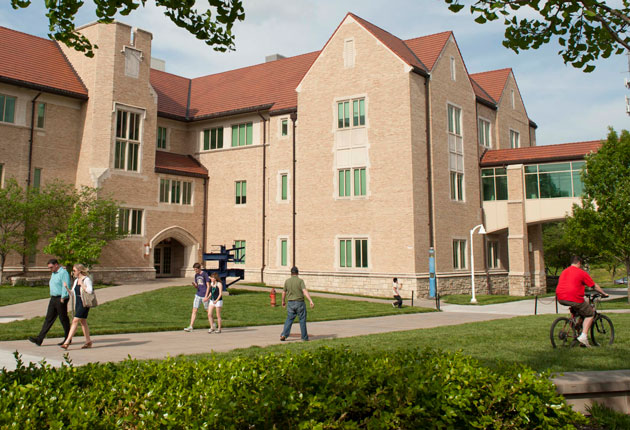
%> input picture hw2-log-keypoints/flarsheim-1.jpg, 630 x 430 px
$ octave hw2_q2_extrema.m   (GNU Octave 9; MATLAB toolbox functions it lacks are replaced by stand-ins)
%> lines starting %> are read from the running program, lines starting %| are printed output that depends on the picture
%> further down, im is the input picture: size 430x630x3 uint8; mean R, G, B 137.4, 127.2, 95.5
### hw2-log-keypoints/getLoGPyramid.m
function [log_pyramid] = getLoGPyramid(im, scales)
%> called with scales = [1.2 1.52 1.92 2.43 3.07 3.89 4.92]
%getLoGPyramid - Scale-normalized Laplacian of Gaussian pyramid
%   log_pyramid = getLoGPyramid(im, scales) filters the image im with a
%   Laplacian of Gaussian at each of the N standard deviations in scales
%   and returns the responses as an H-by-W-by-N array, where page k is the
%   response at scales(k). All pages keep the size of the input, so this
%   is a stack over scale and not a subsampled pyramid.
%
%   Each page is multiplied by scales(k)^2. The raw LoG response falls off
%   as 1/sigma^2, so without this factor the smallest scale would always
%   win and responses could not be compared across pages.
%
%   The response is signed. It is negative at the center of a bright blob
%   and positive at the center of a dark one. Take abs to get the strength
%   of the response regardless of polarity.
%
%   im can be RGB or grayscale of any numeric class. It is converted to
%   grayscale and to double on the 0 to 255 range, so a response has the
%   same units as an 8-bit intensity difference.
%
%   Example: Pyramid of the seven scales in the assignment
%       im = imread("flarsheim-1.jpg");
%       scales = [1.200 1.518 1.920 2.429 3.072 3.886 4.915];
%       P = getLoGPyramid(im, scales);
%       imagesc(abs(P(:,:,3))); axis image; colormap gray
%
%   See also fspecial, imfilter, getScaleResponseExtrema, getLoGKeyPoints

%   Homework 2, Q1 - LoG pyramid.

arguments
    im {mustBeNumeric, mustBeNonempty}
    scales (1,:) double {mustBePositive}
end

gray = 255 * im2double(im2gray(im));
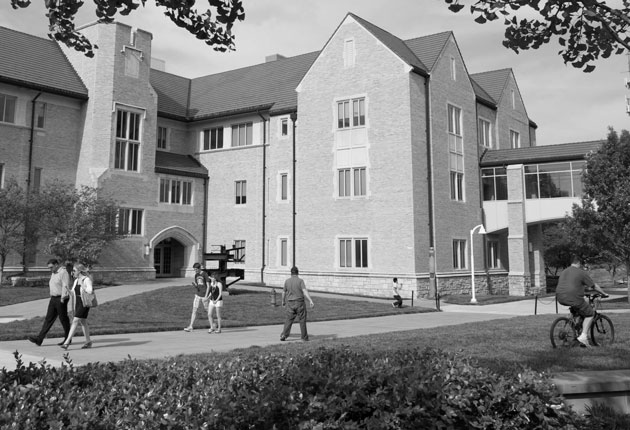
%> gray: size 430x630 double; min 0, max 255, mean 126.7

[H, W] = size(gray);
%> H = 430; W = 630
N = numel(scales);
log_pyramid = zeros(H, W, N);
for k = 1:N
    sigma = scales(k);
    % The kernel reaches 4 sigma each side. At that radius the LoG has
    % decayed to under 0.5% of its peak, so truncation does not matter.
    halfWidth = ceil(4*sigma);
    kernel = fspecial("log", 2*halfWidth + 1, sigma);
    response = imfilter(gray, kernel, "replicate", "conv");
    log_pyramid(:, :, k) = sigma^2 * response;
end
%> this loop made 7 passes
%> pass 1, in getLoGPyramid, `response = imfilter(gray, kernel, "replicate", "conv");`:
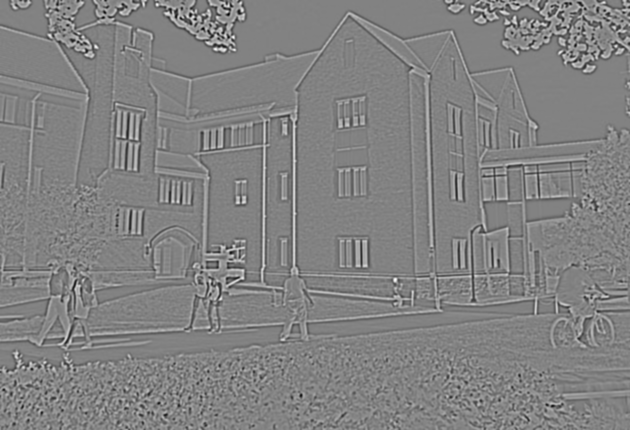
%> response: size 430x630 double; min -72.19, max 68.99, mean 0; drawn with min black and max white
%> pass 3, in getLoGPyramid, `response = imfilter(gray, kernel, "replicate", "conv");`:
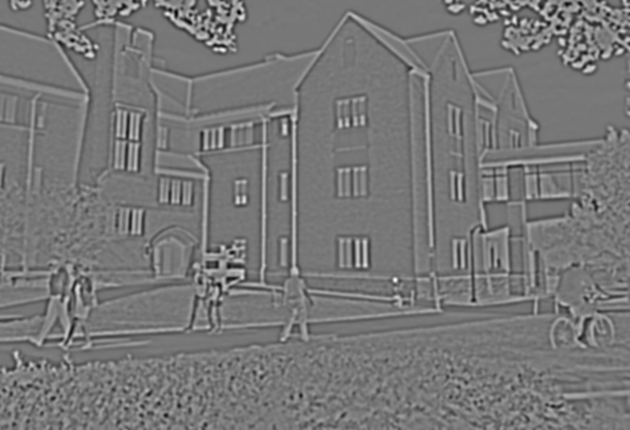
%> response: size 430x630 double; min -26.51, max 29.89, mean 0; drawn with min black and max white
end

### hw2-log-keypoints/getLoGKeyPoints.m
function [x, y, scale, strength] = getLoGKeyPoints(im, log_peak_thres, opts)
%getLoGKeyPoints - Key points at scale space extrema of a LoG pyramid
%   [x, y, scale] = getLoGKeyPoints(im, log_peak_thres) detects key points
%   in the image im as extrema of the scale-normalized LoG response over
%   both position and scale. x and y are the column and row of each key
%   point in pixels, and scale is the standard deviation at which its
%   response peaks. The outputs are M-by-1 and sorted from the strongest
%   key point to the weakest.
%
%   A pixel becomes a key point when it passes three tests:
%
%     1. Strength. The magnitude of its LoG response, taken at whichever
%        scale is largest for that pixel, is at least log_peak_thres.
%     2. Position. That magnitude is larger than its 26 neighbors in the
%        3-by-3-by-3 block spanning the pixels around it on the same
%        pyramid level and on the levels directly above and below.
%     3. Scale. A cubic fitted to its responses across all scales has a
%        maximum strictly inside the scale range, the fitted peak is also
%        at least log_peak_thres, and the fitted scale is no further than
%        one pyramid level from the level tested in 2. See
%        getScaleResponseExtrema.
%
%   log_peak_thres is in gray levels on the 0 to 255 range.
%
%   [x, y, scale, strength] = getLoGKeyPoints(...) also returns the fitted
%   peak response of each key point.
%
%   [...] = getLoGKeyPoints(..., Scales=S) also specifies the scales of
%   the pyramid. The default is the seven scales given in the assignment,
%   [1.200 1.518 1.920 2.429 3.072 3.886 4.915].
%
%   Example: Detect and plot key points
%       im = imread("flarsheim-1.jpg");
%       [x, y, scale] = getLoGKeyPoints(im, 16);
%       imshow(im); hold on; plot(x, y, "r+")
%
%   See also getLoGPyramid, getScaleResponseExtrema, imregionalmax,
%   detectSIFTFeatures

%   Homework 2, Q3 - image level LoG key points.

arguments
    im {mustBeNumeric, mustBeNonempty}
    log_peak_thres (1,1) double {mustBeNonnegative}
    opts.Scales (1,:) double {mustBePositive} = ...
        [1.200 1.518 1.920 2.429 3.072 3.886 4.915]
end

scales = opts.Scales;
N = numel(scales);

% Blobs of either polarity count, so work with the magnitude.
P = abs(getLoGPyramid(im, scales));
[H, W, ~] = size(P);

% Tests 1 and 2: strong enough, and larger than all 26 neighbors in the
% 3-by-3-by-3 block around it. Only the level where the pixel responds
% most is tested, so a pixel can produce at most one key point.
[peakOverScale, level] = max(P, [], 3);
isBlockMax = imregionalmax(P, 26);
[rowGrid, colGrid] = ndgrid(1:H, 1:W);
isCandidate = isBlockMax(sub2ind([H W N], rowGrid, colGrid, level));
isCandidate = isCandidate & (peakOverScale >= log_peak_thres);

% The filter has no real support at the border, so drop a 1 pixel frame.
isCandidate([1 end], :) = false;
isCandidate(:, [1 end]) = false;

[row, col] = find(isCandidate);
candidateLevel = level(isCandidate);
nCandidate = numel(row);

% Test 3: an extremum over scale, located by the cubic fit.
scale = nan(nCandidate, 1);
strength = nan(nCandidate, 1);
for i = 1:nCandidate
    response = reshape(P(row(i), col(i), :), 1, N);
    [scale(i), strength(i)] = getScaleResponseExtrema(scales, response);
end

% The fit refines the sampled maximum, so it has to agree with it. A
% response with two bumps can put the cubic's peak several levels away
% from the level whose neighborhood was tested, and that is not the same
% extremum.
lowerScale = scales(max(candidateLevel - 1, 1))';
upperScale = scales(min(candidateLevel + 1, N))';
isNearLevel = (scale >= lowerScale) & (scale <= upperScale);

isKeyPoint = isNearLevel & (strength >= log_peak_thres);
[strength, order] = sort(strength(isKeyPoint), "descend");

x = col(isKeyPoint);
y = row(isKeyPoint);
scale = scale(isKeyPoint);
x = x(order);
y = y(order);
scale = scale(order);
end

### hw2-log-keypoints/hw2_config.m
function cfg = hw2_config()
%hw2_config - Shared settings for the Homework 2 scripts
%   cfg = hw2_config() returns a structure with the settings every
%   Homework 2 script uses, so that the figures, the saved results and the
%   checks all describe the same experiment. The fields are:
%
%     scales       - the seven LoG standard deviations in the assignment
%     images       - full paths of the test images, as a string column
%     logPeakThres - LoG peak threshold in gray levels on 0 to 255
%     thresSweep   - thresholds used for the count versus threshold table
%     budgets      - key point budgets for the equal-count comparison
%     matchRadius  - distance in pixels within which two key points from
%                    different detectors are called the same point
%     edgeRatio    - principal curvature ratio of the SIFT edge test
%     resultsDir   - folder the figures and numbers are written to
%
%   Example: Show the scale step between pyramid levels
%       cfg = hw2_config();
%       disp(cfg.scales(2:end) ./ cfg.scales(1:end-1))
%
%   See also getLoGPyramid, getLoGKeyPoints, hw2_q3_keypoints

%   Homework 2 - shared experiment definition.

here = fileparts(mfilename("fullpath"));

cfg = struct();
cfg.scales = [1.200 1.518 1.920 2.429 3.072 3.886 4.915];
cfg.images = fullfile(here, ["flarsheim-1.jpg"; "sift-1.jpg"; "sift-3.png"]);
cfg.logPeakThres = 16;
cfg.thresSweep = [8 16 24 32 40 50 60];
cfg.budgets = [100 300 1000];
cfg.matchRadius = 3;
cfg.edgeRatio = 10;
cfg.resultsDir = fullfile(here, "results");
end

### hw2-log-keypoints/hw2_q2_extrema.m
%hw2_q2_extrema - Show the cubic fit that locates a scale extremum
%   Takes four pixels of flarsheim-1.jpg, two that are key points and two
%   that are rejected, and plots their LoG response across scale with the
%   fitted cubic, its gradient, and the extremum that
%   getScaleResponseExtrema returns. Then measures how well a cubic
%   describes the response over every candidate pixel in the image.
%
%   See also getScaleResponseExtrema, getLoGPyramid, hw2_q3_keypoints

%   Homework 2, Q2 - figures.

clear; clc;
cfg = hw2_config();
scales = cfg.scales;
N = numel(scales);

im = imread(cfg.images(1));
P = abs(getLoGPyramid(im, scales));
[H, W, ~] = size(P);
%> H = 430; W = 630
[peakOverScale, level] = max(P, [], 3);
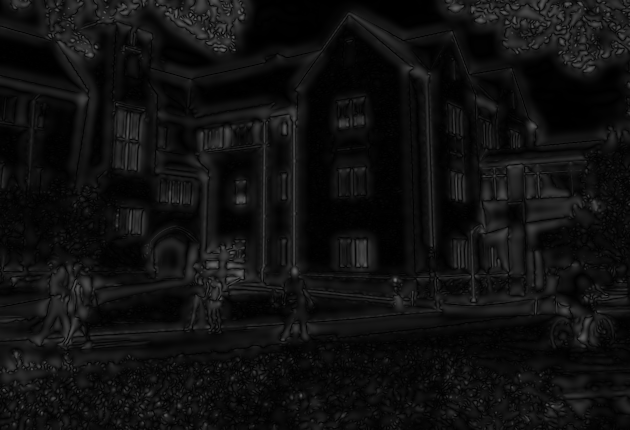
%> peakOverScale: size 430x630 double; min 0.0488, max 113.9, mean 16.5
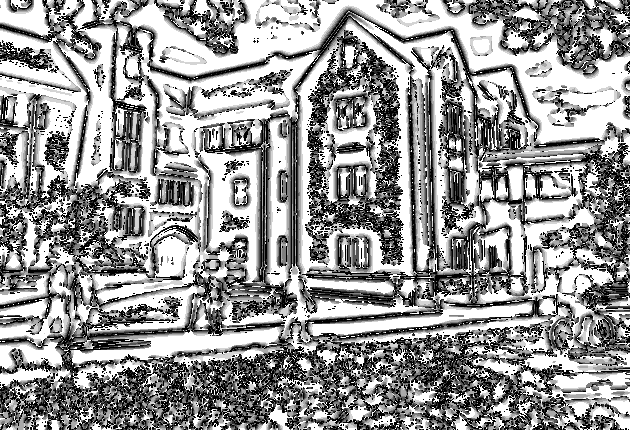
%> level: size 430x630 double; min 1, max 7, mean 4.55; drawn with min black and max white

% Two key points, one fine and one coarse, picked as the strongest whose
% fitted scale falls in each range.
[x, y, scale] = getLoGKeyPoints(im, cfg.logPeakThres);
%> the run ends on the next line

$ run again, with hw2-log-keypoints/results/q3_keypoints_1.png saved as hw2-log-keypoints/flarsheim-1.jpg
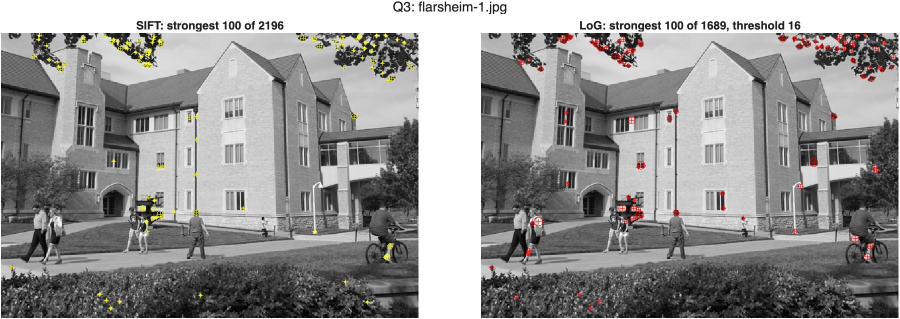
%> input picture hw2-log-keypoints/results/q3_keypoints_1.png, 1799 x 638 px (shown at 1/2 size)
%> im is the input picture: size 638x1799x3 uint8; mean R, G, B 148.1, 147.2, 146.5
%> `[H, W, ~] = size(P);`: H = 638; W = 1799
%> `[peakOverScale, level] = max(P, [], 3);`:
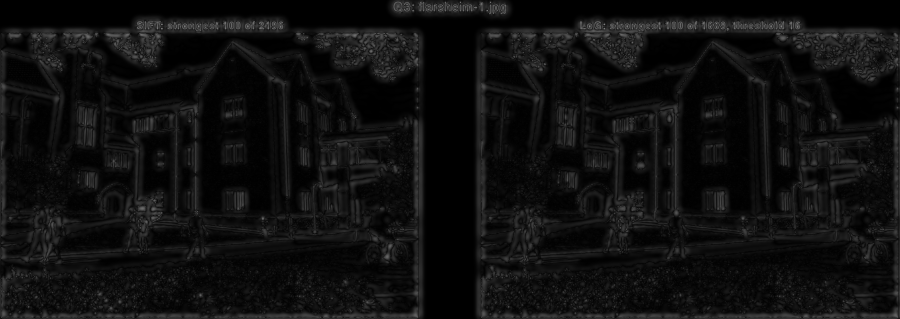
%> peakOverScale: size 638x1799 double (shown at 1/2 size); min 3.43e-13, max 164.9, mean 15.6
%> `[peakOverScale, level] = max(P, [], 3);`:
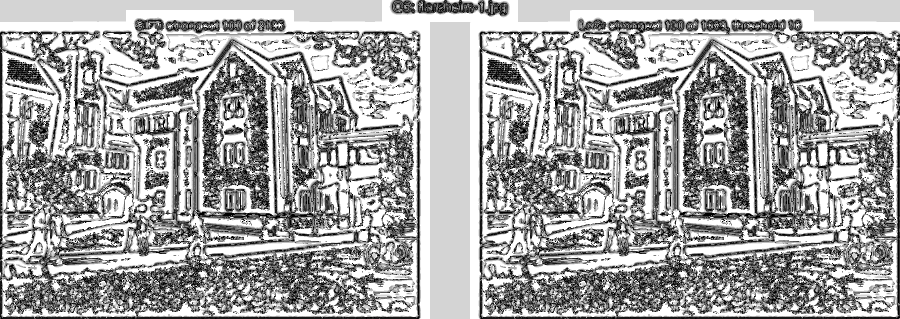
%> level: size 638x1799 double (shown at 1/2 size); min 1, max 7, mean 4.89; drawn with min black and max white
